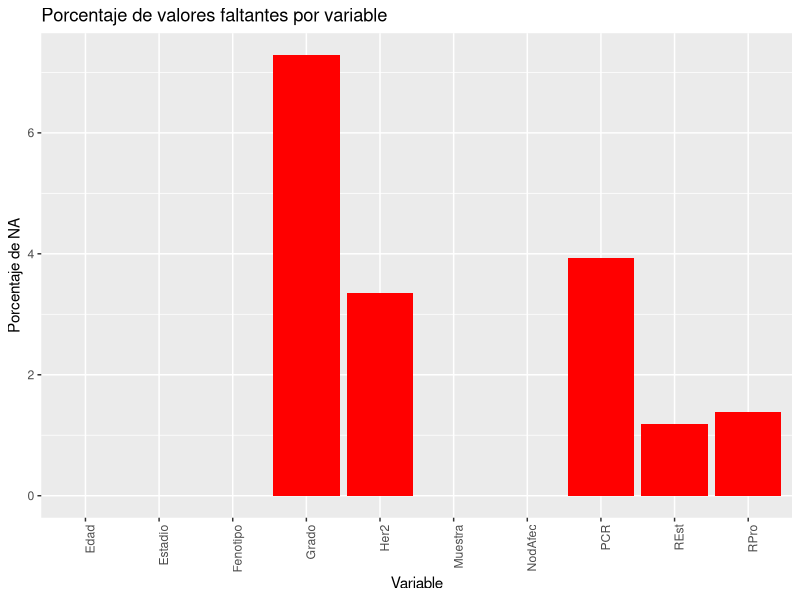
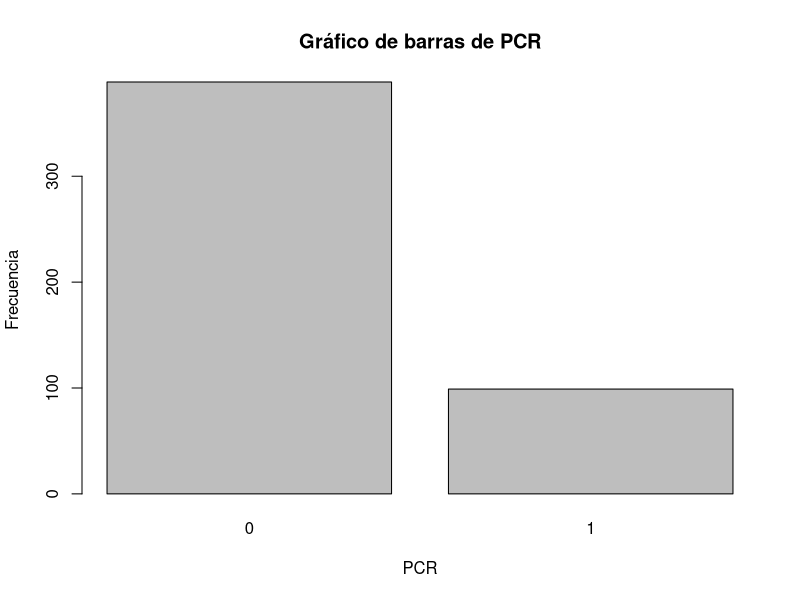
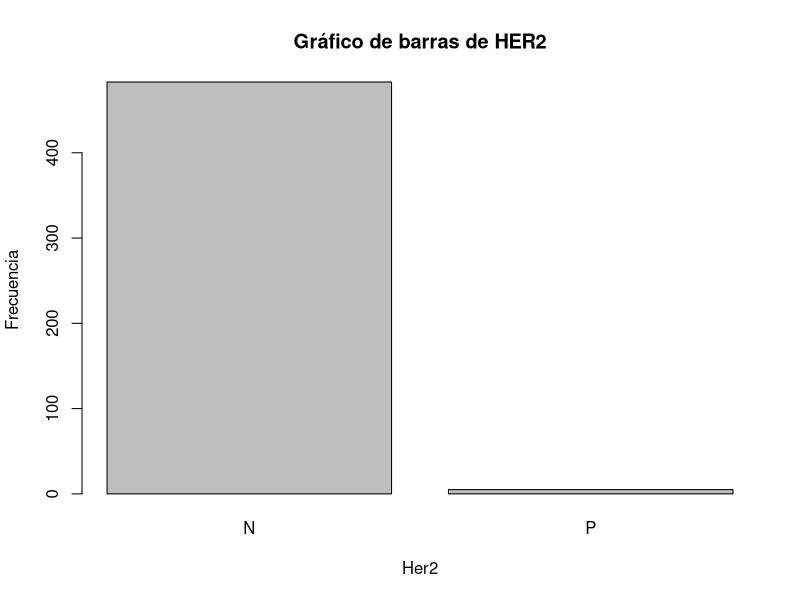

Recreate these plots in R, in order. (Note: this script raises an error after producing the figures.)
## ---- chunk 1
knitr::opts_chunk$set(echo = TRUE)
## ---- chunk 2
datos_iniciales <- read.table("Datos_Cancer_Mama2.txt", sep = "\t", header = TRUE, stringsAsFactors = TRUE, fileEncoding = "latin1")


head(datos_iniciales, 4) #Imprimo por pantalla las primeras 4 filas para mostrar los datos iniciales
View(datos_iniciales) #Este codigo es útil para poder visualizar los datos en su totalidad antes de modificarlos
## ---- chunk 3
datos_cancer <-  datos_iniciales
# Reemplazar "I" con NA en cada columna
datos_cancer$REst[datos_cancer$REst == "I"] <- NA
datos_cancer$RPro[datos_cancer$RPro == "I"] <- NA
datos_cancer$Her2[datos_cancer$Her2 == "I"] <- NA

# Eliminar el nivel "I" de los factores
datos_cancer$REst <- droplevels(datos_cancer$REst)
datos_cancer$RPro <- droplevels(datos_cancer$RPro)
datos_cancer$Her2 <- droplevels(datos_cancer$Her2)
#View(datos_cancer)
## ---- chunk 4
# Calcula el porcentaje de valores faltantes
grafica_porcentajes_NA <-  function(datos){
  na_percentage <- colMeans(is.na(datos)) * 100

# Convierte los resultados a un data frame para ggplot
na_df <- data.frame(variable = names(na_percentage), percentage = na_percentage)

# Carga la biblioteca ggplot2
library(ggplot2)

# Crea el gráfico de barras
ggplot(na_df, aes(x = variable, y = percentage)) +
  geom_bar(stat = "identity", fill = "red") +
  theme(axis.text.x = element_text(angle = 90, hjust = 1)) +
  labs(x = "Variable", y = "Porcentaje de NA", title = "Porcentaje de valores faltantes por variable")
}

#summary(datos_cancer)
grafica_porcentajes_NA(datos_cancer)


## ---- chunk 5
#Funcion útil para evitar errores por valores 0,5 en luegar de 0.5
arregla_decimal <- function(columna_decimal) {
  columna_decimal <- gsub(",", ".", columna_decimal)
  return(columna_decimal)
}
datos_cancer$Edad <- arregla_decimal(datos_cancer$Edad)
datos_cancer$Edad <- as.integer(datos_cancer$Edad) #Redondea para abajo usualmente

datos_cancer$Grado <- as.factor(datos_cancer$Grado)
#View(datos_cancer)
## ---- chunk 6
summary(datos_cancer)
#Eliminar las filas con NA en PCR es lo mejor, porque es muy peligroso generar resultados por imputacion en las casillas de la variable evento.
datos_cancer <- datos_cancer[!is.na(datos_cancer$PCR), ]
print("Resumen de datos sin NA en nuestra variable evento")
summary(datos_cancer)

## ---- chunk 7
rellenado_NA <- function(dataset) {

  # Convertir los valores nulos "" en NA
  dataset[dataset == ""] <- NA
  
  # Identificar las columnas (2) con valores ausentes (anyNA)
  columnas_ausentes <- colnames(dataset)[apply(dataset, 2, anyNA)]

  # Imputar valores faltantes por la media para las variables numéricas y la moda para las variables categóricas
  dataset[columnas_ausentes] <- lapply(dataset[columnas_ausentes], function(col) {
    if (is.numeric(col)) {
      media <- mean(col, na.rm = TRUE)  # Calcular la media de la columna
      col[is.na(col)] <- media  # Reemplazar los NA con la media
    } else {
      # Convertir las columnas a factores si no lo son
      if (!is.factor(col)) {
        col <- as.factor(col)
      }
      # Calcular la moda de la columna y reemplazar los NA con la moda
      moda <- names(which.max(table(col)))
      col[is.na(col)] <- moda
    }
    return(col)
  })

  # verificación
  if (anyNA(dataset)) {
    warning("Hubo un error inesperado, por algún motivo no sé relleno correctamente")
  }
  return(dataset)
}


datos_cancer <- rellenado_NA(datos_cancer)
#View(datos_cancer)

## ---- chunk 8
# Convertir la columna Grado a tipo carácter
datos_cancer$Grado <- as.character(datos_cancer$Grado)

# Realizar los reemplazos
datos_cancer$Grado <- replace(datos_cancer$Grado, datos_cancer$Grado == "1", "I (1)")
datos_cancer$Grado <- replace(datos_cancer$Grado, datos_cancer$Grado == "2", "II (2)")
datos_cancer$Grado <- replace(datos_cancer$Grado, datos_cancer$Grado == "3", "III (3)")

# Convertir la columna Grado de nuevo a factor, si lo deseas
datos_cancer$Grado <- as.factor(datos_cancer$Grado)

# Contar el número de filas con "T0" en la columna Estadio
num_filas_T0 <- sum(datos_cancer$Estadio == "T0")


# Contar el número de filas con "T0" en la columna Estadio
num_filas_T1 <- sum(datos_cancer$Estadio == "T1")

# Convertir la columna Estadio a tipo carácter
datos_cancer$Estadio <- as.character(datos_cancer$Estadio)

# Realizar los reemplazos
datos_cancer$Estadio[datos_cancer$Estadio == "T0"] <- "T0-T1"
datos_cancer$Estadio[datos_cancer$Estadio == "T1"] <- "T0-T1"

# Contar el número de filas con "T0" en la columna Estadio
num_filas <- sum(datos_cancer$Estadio == "T0-T1")

# Convertir la columna Estadio de nuevo a factor, si lo deseas
datos_cancer$Estadio <- as.factor(datos_cancer$Estadio)

print(paste("Para la variable Estadio el número de filas con T0 es:", num_filas_T0, " y el número de filas con T1 es:", num_filas_T1, "Por lo cual para evitar tener una categoría tan pequeña se unificaran en T0-T1", num_filas))

## ---- chunk 9
# Agrupación de edades basada en etapas de la vida
datos_cancer$edad_umbralizada <- cut(datos_cancer$Edad,
                              breaks = c(-Inf, 40, 49, 69, Inf),
                              labels = c("(40 o menos)", "(40-49)", "(50-69)", "(70 o más)"),
                              include.lowest = TRUE)
datos_cancer$edad_binaria <- ifelse(datos_cancer$Edad < 50, "Adulto joven (24-49)", "Adulto mayor (50-75)")
head(datos_cancer, 4)
## ---- chunk 10
generador_graficas_automatico <- function(dato1, nom_col) {
 # Asegurarse de que la variable es un factor
 dato1 <- as.factor(dato1)
  
 es_cat1 <- is.factor(dato1)
  
 if (es_cat1) {
    # Gráfico de barras
    barplot(table(dato1), main = paste("Gráfico de barras de", nom_col), xlab = nom_col, ylab = "Frecuencia")
    
    # Pastel
    pie(table(dato1), cex = 1.5, main = paste("Pastel de:", nom_col))
 } else {
    # Boxplot
    boxplot(dato1, horizontal = TRUE, main = paste("Boxplot de:", nom_col))
    
    # Histograma
    hist(dato1, main = paste("Histograma de", nom_col), ylab = "Frecuencia", xlab = nom_col)
    
    # Curva de densidad
    densidad <- density(dato1)
    lines(densidad, col = "black", lwd = 2)
    
    # Tabla de frecuencias
    tabla_frecuencias <- data.frame(Valor = unique(dato1), Frecuencia = table(dato1))
    print(tabla_frecuencias)
 }
}

# Obtener los nombres de las columnas
#nombres_columnas <- colnames(datos_cancer)

# Si queremos generar los comandos tendremos que quitar el #
#resultados_analisis <- lapply(nombres_columnas, function(nombre_col) {
#  generador_graficas_automatico(datos_cancer[[nombre_col]], nombre_col)
#  View(datos_cancer)
#})
## ---- chunk 11
barplot(table(datos_cancer$PCR), main = "Gráfico de barras de PCR", xlab = "PCR", ylab = "Frecuencia")

#porcentaje de 0 en la variable PCR
porcentaje_0 <- round(sum(datos_cancer$PCR == "0") / length(datos_cancer$PCR) * 100, 2)
print(paste("El porcentaje de la variable PCR que tiene un valor de '0' es:", porcentaje_0, "%"))
## ---- chunk 12
barplot(table(datos_cancer$Her2), main = "Gráfico de barras de HER2", xlab = "Her2", ylab = "Frecuencia")
## ---- chunk 13
datos_cancer<- subset(datos_cancer, select=-Muestra) #Dataset tras limpieza e imputación
datos_cancer_def<- subset(datos_cancer, select=-Her2) #Dataset principal con el que se trabajará (sin Her2)
#print(colnames(datos_cancer_def))
## ---- chunk 14

oversample_data <- function(dataset, target_col, event_posi=1, event_nega=0, semilla=10) {
  set.seed(semilla)
  # Dividir el conjunto de datos en aquellas cuyo valor de la variable evento es positivo (1) y negativo (0)
  positive <- dataset[dataset[[target_col]] == event_posi, ]
  negative <- dataset[dataset[[target_col]] == event_nega, ]
  
  # Calcular el número de instancias positivas y negativas
  num_positive <- nrow(positive)
  num_negative <- nrow(negative)
  
  # Determinar cuál es la clase menos representada
  minor <- ifelse(num_positive < num_negative, 1, 0)
  
  # Determinar cuántas instancias adicionales necesitamos generar
  num_to_generate <- abs(num_positive - num_negative)
  
  # Realizar oversampling generando instancias adicionales aleatorias de la clase menos representada
  if (minor == 1) {
    additional <- positive[sample(num_positive, num_to_generate, replace = TRUE), ]
  } else {
    additional <- negative[sample(num_negative, num_to_generate, replace = TRUE), ]
  }
  
  # Combinar el conjunto de datos original con las instancias adicionales
  oversampled_dataset <- rbind(dataset, additional)
  
  return(oversampled_dataset)
}
datos_oversampling= oversample_data(datos_cancer_def,"PCR")
cat("El número de filas de datos_oversampling es ", nrow(datos_oversampling), " donde la variable evento se encuentra equilibrada artificialmente.\n")

## ---- chunk 15
undersample_data <- function(dataset, target_col, event_posi=1, event_nega=0, seed=69) {
  set.seed(seed)
  # Divide the dataset into positive and negative instances
  positive <- dataset[dataset[[target_col]] == event_posi, ]
  negative <- dataset[dataset[[target_col]] == event_nega, ]

  # Calculate the number of positive and negative instances
  num_positive <- nrow(positive)
  num_negative <- nrow(negative)

  # Determine the majority class
  majority <- ifelse(num_positive > num_negative, 1, 0)

  # Determine how many instances to remove from the majority class
  num_to_remove <- abs(num_positive - num_negative)

  # Perform undersampling by randomly removing instances from the majority class
  if (majority == 1) {
    to_remove <- sample(nrow(positive), num_to_remove, replace = FALSE)
    positive <- positive[-to_remove, ]
  } else {
    to_remove <- sample(nrow(negative), num_to_remove, replace = FALSE)
    negative <- negative[-to_remove, ]
  }

  # Combine the undersampled dataset
  undersampled_dataset <- rbind(positive, negative)

  return(undersampled_dataset)
}

datos_undersampling <- undersample_data(datos_cancer_def, "PCR")
cat("El número de filas de datos_undersampling es ", nrow(datos_undersampling), " donde la variable evento se encuentra equilibrada artificialmente.\n")
## ---- chunk 16
# Hay que cargar la librería MASS, donde se encuentra la función stepAIC
library(MASS)
# Stepwise backward selection
# ---------------------------
# Primero, se crea el modelo completo. El "." indica que incluye todas las variables del conjunto de datos.
# En el parámetro data se pasan los datos imputados mediante la eliminación de los NA´s. Es importante destacar que el algoritmo stepAIC no funciona correctamente con valores NA´s.
lr.fit1 <- glm(PCR ~ ., data = datos_cancer_def, family = binomial("logit"))
summary(lr.fit1)
# Realizar selección de variables utilizando stepAIC
modelo_seleccionado <- stepAIC(lr.fit1, direction = "backward")
# Resumen del modelo seleccionado
summary(modelo_seleccionado)
## ---- chunk 17
# Realizar predicciones en el conjunto de prueba
predicciones <- predict(lr.fit1, newdata = datos_cancer_def, type = "response")

# Evaluar el rendimiento del modelo
predicted_classes <- ifelse(predicciones > 0.5, 1, 0)
conf_matrix <- table(datos_cancer_def$PCR, predicted_classes)

print("La matriz confusión:")
print(conf_matrix)

calcular_param_val_INCOMPLETA <- function(matriz_confusion) {
    # Comprobar si la matriz de confusión es 2x1
  if (ncol(matriz_confusion) == 1 && nrow(matriz_confusion) == 2) {
    # Crear una matriz de confusión 2x2 rellenada con ceros
    new_conf_matrix <- matrix(0, nrow = 2, ncol = 2, dimnames = list(c("0", "1"), c("0", "1")))
    # Copiar los valores de la matriz original a la nueva matriz
    new_conf_matrix[, 1] <- matriz_confusion[, 1]
    matriz_confusion <- new_conf_matrix
  }
  
  VN <- matriz_confusion[1, 1]
  FP <- matriz_confusion[1, 2]
  VP <- matriz_confusion[2, 2]
  FN <- matriz_confusion[2, 1]
  #La Exactitud  (en inglés, “Accuracy”) (VP+VN)/(VP+FP+FN+VN) ACIERTOS/TOTAL
  accuracy <- round((VP+VN)/(VP+FP+FN+VN), digits = 2)

  # La Precisión VP/(VP+FP), lo que sería igual :  Verdaderos positivos / Total Enfermos
  precision <- round(VP/(VP+FP), digits = 2)
  
  # La Sensibilidad (“Recall” o “Sensitivity” ),VP/(VP+FN)
  sensibilidad <- round((VP/(VP+FN)), digits = 2)


  # La Especificidad (“Especificity”) también conocida como la Tasa de Verdaderos Negativos, (“true negative rate”)
  #VN/(VN+FP)
  especificidad <- round((VN/(VN+FP)), digits = 2)

  # Calcular el F1-score
  f1_score <- round(2 * (precision * sensibilidad) / (precision + sensibilidad), digits = 2)
  
  return(c(accuracy, sensibilidad, especificidad, f1_score, precision))
}

imprimir_param_eval2 <- function(calc){
    cat("Parámetros de evaluación del modelo:",
      paste("Accuracy:", calc[1]),
      paste("precision:", calc[5]),
      paste("Sensibilidad:", calc[2]),
      paste("Especificidad:", calc[3]),
      paste("F1-score:", calc[4]), 
      "\n")
  
}


# Obtener los valores
calc <- calcular_param_val_INCOMPLETA(conf_matrix)

imprimir_param_eval(calc)

## ---- chunk 18

library(pROC)
calcular_param_val <- function(verdadescomopuños, prediccionesdelseñor) {
  
  suppressWarnings(matriz_confusion <- table(verdadescomopuños, prediccionesdelseñor))
    # Comprobar si la matriz de confusión es 2x1
  if (ncol(matriz_confusion) == 1 && nrow(matriz_confusion) == 2) {
    # Crear una matriz de confusión 2x2 rellenada con ceros
    new_conf_matrix <- matrix(0, nrow = 2, ncol = 2, dimnames = list(c("0", "1"), c("0", "1")))
    # Copiar los valores de la matriz original a la nueva matriz
    new_conf_matrix[, 1] <- matriz_confusion[, 1]
    matriz_confusion <- new_conf_matrix
  }
  
  #Precision: The proportion of positive predictions that are correct. ACC = TP + TN / (TP + FP + FN + TN)
  accuracy <- round(sum(diag(matriz_confusion)) / sum(matriz_confusion), digits = 2)

  # TP/(TP+FN),   o lo que sería igual :
  recall <- round(matriz_confusion[2, 2] / sum(matriz_confusion[2, ]), digits = 2)
  
  #precision=TP/TP+FP
  precision <- round(matriz_confusion[2, 2] / sum(matriz_confusion[, 2]), digits = 2)


  # En términos de salud:  TN/TN+FP
  specificity <- round(matriz_confusion[1, 1] / sum(matriz_confusion[1, ]), digits = 2)
  
  
  # Calcular el F1-score
  f1_score <- round(2 * (precision * recall) / (precision + recall), digits = 2)

  #te calculo la roc
  roc_obj <- roc(verdadescomopuños, prediccionesdelseñor)

  # Valor del área bajo la curva (AUC)
  auc <- round(auc(roc_obj), digits = 3)
  
  return(c(accuracy, recall, specificity, f1_score, precision,auc))
}

imprimir_param_eval <- function(calc){
    cat("Parámetros de evaluación del modelo:",
      paste("Accuracy:", calc[1]),
      paste("Precision:", calc[5]),
      paste("Recall:", calc[2]),
      paste("Specificity:", calc[3]),
      paste("F1-score:", calc[4]), 
      paste("Área bajo la curva ROC (AUC):", calc[6]),
      "\n")
  
}


# Obtener los valores
calc <- calcular_param_val(datos_cancer_def$PCR, predicted_classes)

imprimir_param_eval(calc)
## ---- chunk 19
dividir_datos <- function(datos, porcentaje = 70, semilla = 42) {
 # Establecer la semilla para la reproducibilidad
 set.seed(semilla)
  
 # Calcular el número de filas para el conjunto de entrenamiento
 n_entrenamiento <- floor(porcentaje / 100 * nrow(datos))
  
 # Crear índices para el conjunto de entrenamiento
 indices_entrenamiento <- sample(1:nrow(datos), size = n_entrenamiento)
  
  
 return(indices_entrenamiento)
}
indices=dividir_datos(datos_cancer,70)
#comparable con set.seed(123) # Para reproducibilidad
#indices <- createDataPartition(datos_cancer_def$PCR, p = 0.8, list = FALSE)
## ---- chunk 20
# Cargar la biblioteca necesaria
library(MASS)
library(caret)
# Dividir los datos en conjuntos de entrenamiento y prueba
set.seed(42) # Para reproducibilidad
indices <- createDataPartition(datos_cancer_def$PCR, p = 0.7, list = FALSE)
datos_entrenamiento <- datos_cancer_def[indices, ]
datos_prueba <- datos_cancer_def[-indices, ]

# Entrenar el modelo de regresión logística sin la columna Muestra
modelo <- glm(PCR ~ ., data = datos_entrenamiento, family = "binomial")

# Realizar predicciones en el conjunto de prueba
predicciones <- predict(modelo, newdata = datos_prueba, type = "response")
predicted_classes2 <- ifelse(predicciones > 0.5, 1, 0)

calc2 <- calcular_param_val(datos_prueba$PCR, predicted_classes2)
imprimir_param_eval(calc2)
## ---- chunk 21

library(pROC)


# Calcular la curva ROC
roc_obj <- roc(datos_prueba$PCR, predicciones)

# Graficar la curva ROC
plot(roc_obj, main='Curva ROC', print.auc=TRUE, auc.polygon=TRUE,
     grid=TRUE, legacy.axes=TRUE, percent=TRUE)

# Imprimir el valor del área bajo la curva (AUC)
cat('Área bajo la curva (AUC):', auc(roc_obj), '\n')

## ---- chunk 22
library(MASS)
library(caret)


# Definir la función HoldOut
HoldOut <- function(datos, num_repeticiones = 1, semilla = 10, mostrar_resultado = TRUE) {
  set.seed(semilla)
  proporciones <- c(0.6, 0.7, 0.8)
  mejor_proporcion <- 0
  mejor_AUC <- 0
  mejores_parametros <- NULL
  
  for (proporcion_entrenamiento in proporciones) {
    parametros_mejor_AUC <- NULL
    metrics <- NULL
    
    for (i in 1:num_repeticiones) {
      # Dividir los datos en conjuntos de entrenamiento y prueba
      indices <- createDataPartition(datos$PCR, p = proporcion_entrenamiento, list = FALSE)
      datos_entrenamiento <- datos[indices, ]
      datos_prueba <- datos[-indices, ]
      
      # Entrenar el modelo de regresión logística sin la columna Muestra
      modelo <- glm(PCR ~ ., data = datos_entrenamiento, family = "binomial")
      
      # Realizar predicciones en el conjunto de prueba
      predicciones <- predict(modelo, newdata = datos_prueba, type = "response")
      predicted_classes <- ifelse(predicciones > 0.5, 1, 0)
      
      # Calcular la matriz de confusión
      current_metrics <- calcular_param_val(datos_prueba$PCR, predicted_classes)
      # Calcular las métricas
      # <- calcular_param_roc(conf_matrix)

      # Add current fold metrics to the overall metrics
      if (is.null(metrics)) {
        metrics <- current_metrics
      } else {
        metrics <- metrics + current_metrics
        }
    }
    
    # Calcular la precisión promedio para esta proporción
    AUC_promedio <- metrics[6] / num_repeticiones
    # Actualizar la mejor proporción si se encuentra una precisión mejor
    if (AUC_promedio > mejor_AUC) {
      mejor_AUC <- AUC_promedio
      mejor_proporcion <- proporcion_entrenamiento
      mejores_parametros <- metrics/num_repeticiones
    }
  }
  
   if (mostrar_resultado) {
    cat("La mejor proporción es", mejor_proporcion, "con un AUC promedio de", mejor_AUC, "\n")
  }
  mejores_parametros <- round(mejores_parametros, digits = 2)
  # Devolver la mejor precisión y los demás parámetros para esa precisión
  return(mejores_parametros)
}

parametros <- HoldOut(datos_oversampling,num_repeticiones = 1,semilla = 10,mostrar_resultado = TRUE)
imprimir_param_eval(parametros)
parametros <- HoldOut(datos_cancer_def,num_repeticiones = 3,semilla = 10,mostrar_resultado = TRUE)
imprimir_param_eval(parametros)
## ---- chunk 23
k_fold_cross_validation <- function(data, k = 10, semilla=50) {
  # Shuffle the data
  set.seed(semilla)
  shuffled_data <- data[sample(nrow(data)), ]
  
  # Calculate the number of rows in each fold
  fold_size <- floor(nrow(data) / k)
  
  metrics <- NULL
  
  for (i in 1:k) {
    # Define the start and end indices for the current fold
    start_index <- ((i - 1) * fold_size) + 1
    end_index <- min(i * fold_size, nrow(data))
    
    # Extract the current fold for validation
    validation_data <- shuffled_data[start_index:end_index, ]
    
    # Use the rest of the data for training
    training_data <- rbind(shuffled_data[1:start_index-1, ], shuffled_data[end_index+1:nrow(shuffled_data), ])
    
    # Train the model on the training data (using default model)
    model <- glm(PCR ~ ., data = training_data, family = "binomial")
    
    # Make predictions on the validation set
    predicted_classes <- ifelse(predict(model, newdata = validation_data, type = "response") > 0.5, 1, 0)
    
    # Calculate metrics
    current_metrics <- calcular_param_val(validation_data$PCR, predicted_classes)
    
    # Add current fold metrics to the overall metrics
    if (is.null(metrics)) {
      metrics <- current_metrics
    } else {
      metrics <- metrics + current_metrics
    }
  }
  
  # Calculate mean of metrics
  metrics_mean <- metrics / k
  
  # Return the mean metrics
  return(metrics_mean)
}

calc <- k_fold_cross_validation(datos_cancer_def)
imprimir_param_eval(calc)
calc <- k_fold_cross_validation(datos_oversampling)
imprimir_param_eval(calc)
## ---- chunk 24
buscar_todos_modelos <- function(datos, variable_evento, num_rep=0, folds=0) {
  # Obtener todas las combinaciones de variables predictoras
  variables <- colnames(datos)
  variables <- variables[variables != variable_evento]  # Excluir la variable objetivo
  combinaciones <- lapply(1:length(variables), function(n) combn(variables, n))

  # Inicializar una lista para almacenar los resultados
  resultados <- list()

  # Iterar sobre todas las combinaciones
  for (i in 1:length(combinaciones)) {
    for (j in 1:ncol(combinaciones[[i]])) {
      predictoras <- c(combinaciones[[i]][, j], variable_evento)
      datos_filtrados <- datos[, predictoras]
      
        if (num_rep != 0) {
         # Llamar a la función HoldOut con num_repeticiones=num_rep
          parametros <- HoldOut(datos_filtrados, num_repeticiones = num_rep, mostrar_resultado = FALSE)
        } else if (folds != 0) {
         # Llamar a la función k_fold_cross_validation con k=k
           parametros <- k_fold_cross_validation(data = datos_filtrados, k = folds)
        } else {
         # Salir y finalizar la ejecución de la función
          stop("Los parámetros de entrada no son correctos.")
        }

      
      accuracy <- parametros[1] 
      precision <- parametros[5]
      sensibilidad <- parametros[2] 
      especificidad <- parametros[3]
      f1_score <- parametros[4] 
       AUC <- parametros[6]

      
      # Guardar los resultados en la lista
      resultados[[length(resultados) + 1]] <- c(paste(predictoras[-length(predictoras)], collapse = ", "), accuracy, precision, sensibilidad, especificidad, f1_score, AUC)
    }
  }
  
  # Convertir la lista de resultados en un dataframe
  resultados_df <- do.call(rbind, resultados)
  colnames(resultados_df) <- c("Variables",  "Accuracy", "Precision", "Sensibilidad","Especificidad", "F1_score", "AUC")
  
  return(resultados_df)
}


# Ejemplo de uso
resultados_tabla_oversampling <- buscar_todos_modelos(datos = datos_oversampling, variable_evento = "PCR", folds = 5)
View(resultados_tabla_oversampling)
## ---- chunk 25
buscar_todos_modelos <- function(datos, variable_evento, num) {
  # Obtener todas las combinaciones de variables predictoras
  variables <- colnames(datos)
  variables <- variables[variables != variable_evento]  # Excluir la variable objetivo
  combinaciones <- lapply(1:length(variables), function(n) combn(variables, n))

  # Inicializar una lista para almacenar los resultados
  resultados <- list()

  # Iterar sobre todas las combinaciones
  for (i in 1:length(combinaciones)) {
    for (j in 1:ncol(combinaciones[[i]])) {
      predictoras <- c(combinaciones[[i]][, j], variable_evento)
      datos_filtrados <- datos[, predictoras]
      

      parametros <- HoldOut(datos_filtrados,  1, 10, mostrar_resultado = FALSE)
      
      accuracy <- parametros[1] 
      precision <- parametros[5]
      sensibilidad <- parametros[2] 
      especificidad <- parametros[3]
      f1_score <- parametros[4] 
      AUC <- parametros[6]
      

      
      # Guardar los resultados en la lista
      resultados[[length(resultados) + 1]] <- c(paste(predictoras[-length(predictoras)], collapse = ", "), accuracy, precision, sensibilidad, especificidad, f1_score, AUC)
    }
  }
  
  # Convertir la lista de resultados en un dataframe
  resultados_df <- do.call(rbind, resultados)
  colnames(resultados_df) <- c("Variables", "Accuracy", "Precision", "Sensibilidad","Especificidad", "F1_score", "AUC")
  
  return(resultados_df)
}


# Ejemplo de uso
resultados_tabla_oversampling <- buscar_todos_modelos(datos = datos_oversampling, variable_evento = "PCR")
View(resultados_tabla_oversampling)

## ---- chunk 26
buscar_todos_modelos <- function(datos, variable_evento) {
  # Obtener todas las combinaciones de variables predictoras
  variables <- colnames(datos)
  variables <- variables[variables != variable_evento]  # Excluir la variable objetivo
  combinaciones <- lapply(1:length(variables), function(n) combn(variables, n))

  # Inicializar una lista para almacenar los resultados
  resultados <- list()

  # Iterar sobre todas las combinaciones
  for (i in 1:length(combinaciones)) {
    for (j in 1:ncol(combinaciones[[i]])) {
      predictoras <- c(combinaciones[[i]][, j], variable_evento)
      datos_filtrados <- datos[, predictoras]
      
      # Dividir los datos en entrenamiento y prueba
      set.seed(42)
      indices <- createDataPartition(datos_filtrados[[variable_evento]], p = 0.7, list = FALSE)
      datos_entrenamiento <- datos_filtrados[indices, ]
      datos_prueba <- datos_filtrados[-indices, ]
      
      # Entrenar el modelo
      modelo <- glm(paste(variable_evento, "~ ."), data = datos_entrenamiento, family = "binomial")
      
      # Realizar predicciones en el conjunto de prueba
      predicciones <- predict(modelo, newdata = datos_prueba, type = "response")
      predicted_classes <- ifelse(predicciones > 0.5, 1, 0)
      
      # Calcular la precisión
      conf_matrix <- table(datos_prueba[[variable_evento]], predicted_classes)
      accuracy <- sum(diag(conf_matrix)) / sum(conf_matrix)
      
      # Guardar los resultados en la lista
      resultados[[length(resultados) + 1]] <- c(paste(predictoras[-length(predictoras)], collapse = ", "), accuracy)
    }
  }
  
  # Convertir la lista de resultados en un dataframe
  resultados_df <- do.call(rbind, resultados)
  colnames(resultados_df) <- c("Variables", "Accuracy")
  
  return(resultados_df)
}


# Ejemplo de uso
resultados_tabla <- buscar_todos_modelos(datos = datos_oversampling, variable_evento = "PCR")
View(resultados_tabla)

